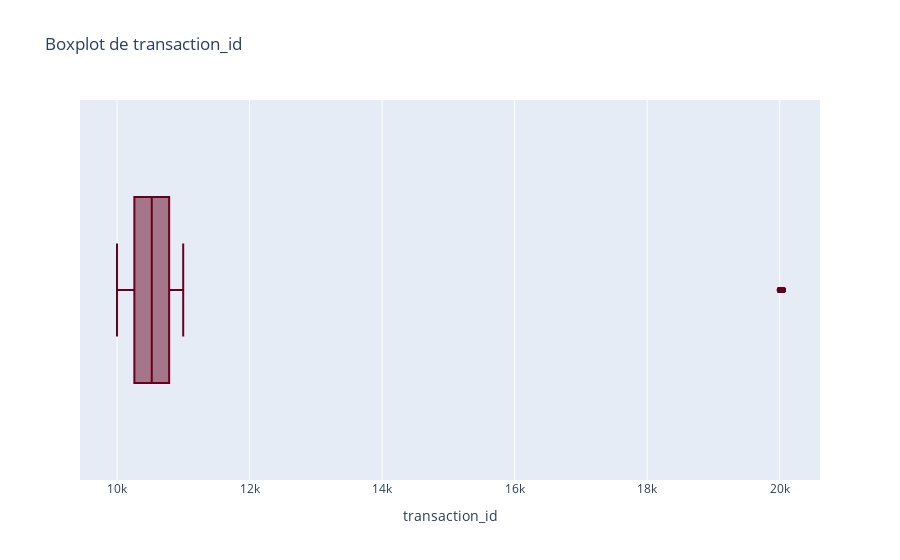
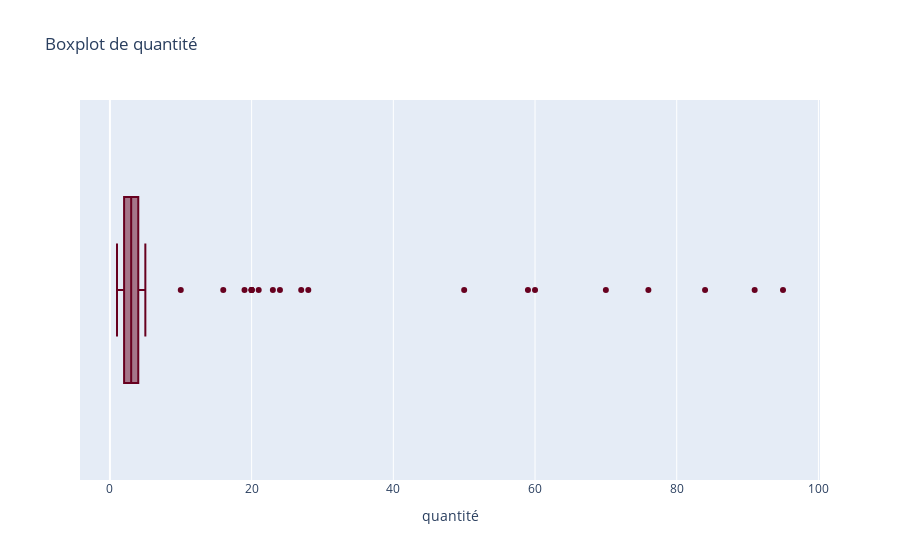
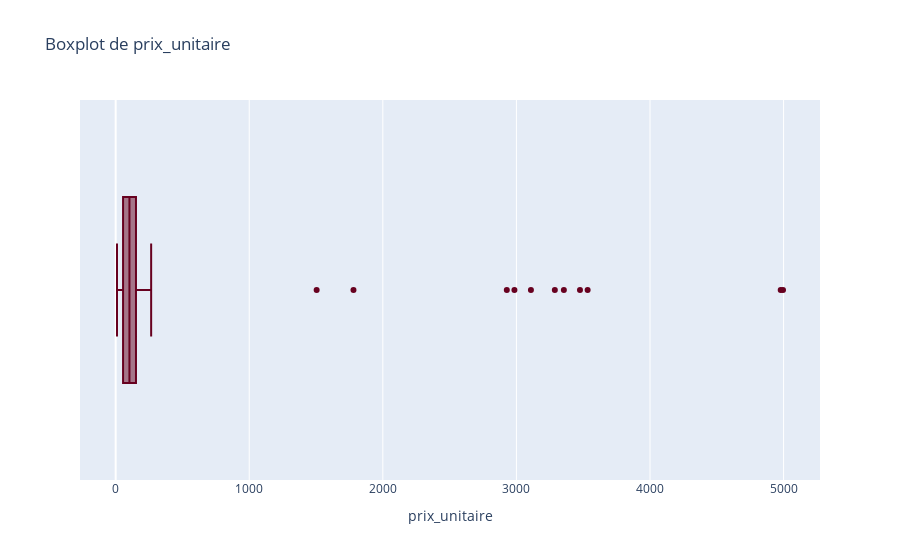
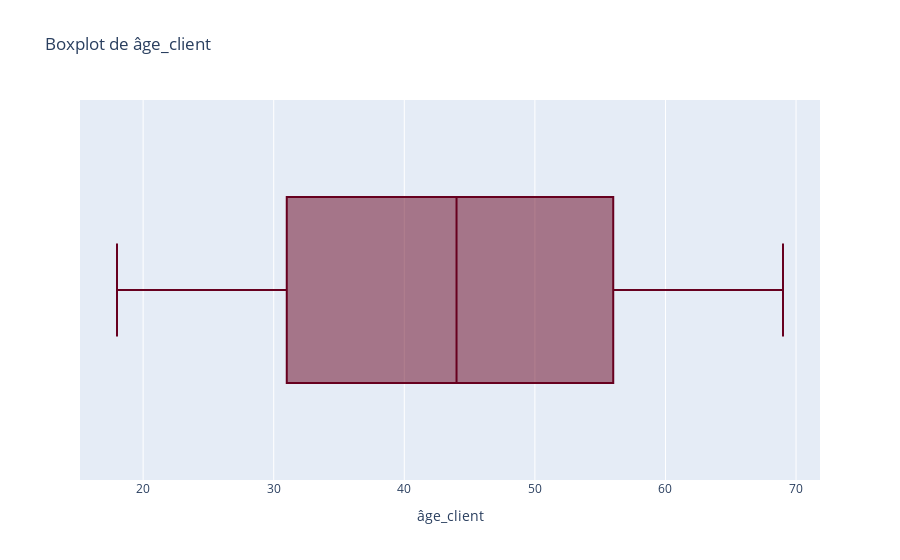

Notebook cell for these charts, in order:
### Code cell
variables_num = df.select_dtypes(include=['int64', 'float64']).drop(columns=['fraude'])
for col in variables_num:
    fig = px.box(df, x=col, points="outliers", title=f"Boxplot de {col}", color_discrete_sequence=px.colors.sequential.RdBu)
    fig.show()

### Figure 1 — Plotly figure (JSON) as saved in the notebook; plotly's stock layout.template omitted (floating-point values rounded to 4 significant figures; data arrays with more than 128 entries replaced by an {"elided": "..."} marker saying what was removed)
{"data": [{"alignmentgroup": "True", "boxpoints": "outliers", "hovertemplate": "transaction_id=%{x}<extra></extra>", "legendgroup": "", "marker": {"color": "rgb(103,0,31)"}, "name": "", "notched": false, "offsetgroup": "", "orientation": "h", "showlegend": false, "type": "box", "x": {"elided": "1050 int values"}, "x0": " ", "xaxis": "x", "y0": " ", "yaxis": "y"}], "layout": {"boxmode": "group", "legend": {"tracegroupgap": 0}, "title": {"text": "Boxplot de transaction_id"}, "xaxis": {"anchor": "y", "domain": [0, 1], "title": {"text": "transaction_id"}}, "yaxis": {"anchor": "x", "domain": [0, 1]}}}

### Figure 2 — Plotly figure (JSON) as saved in the notebook; plotly's stock layout.template omitted (floating-point values rounded to 4 significant figures; data arrays with more than 128 entries replaced by an {"elided": "..."} marker saying what was removed)
{"data": [{"alignmentgroup": "True", "boxpoints": "outliers", "hovertemplate": "quantité=%{x}<extra></extra>", "legendgroup": "", "marker": {"color": "rgb(103,0,31)"}, "name": "", "notched": false, "offsetgroup": "", "orientation": "h", "showlegend": false, "type": "box", "x": {"elided": "1050 int values"}, "x0": " ", "xaxis": "x", "y0": " ", "yaxis": "y"}], "layout": {"boxmode": "group", "legend": {"tracegroupgap": 0}, "title": {"text": "Boxplot de quantité"}, "xaxis": {"anchor": "y", "domain": [0, 1], "title": {"text": "quantité"}}, "yaxis": {"anchor": "x", "domain": [0, 1]}}}

### Figure 3 — Plotly figure (JSON) as saved in the notebook; plotly's stock layout.template omitted (floating-point values rounded to 4 significant figures; data arrays with more than 128 entries replaced by an {"elided": "..."} marker saying what was removed)
{"data": [{"alignmentgroup": "True", "boxpoints": "outliers", "hovertemplate": "prix_unitaire=%{x}<extra></extra>", "legendgroup": "", "marker": {"color": "rgb(103,0,31)"}, "name": "", "notched": false, "offsetgroup": "", "orientation": "h", "showlegend": false, "type": "box", "x": {"elided": "1050 float values"}, "x0": " ", "xaxis": "x", "y0": " ", "yaxis": "y"}], "layout": {"boxmode": "group", "legend": {"tracegroupgap": 0}, "title": {"text": "Boxplot de prix_unitaire"}, "xaxis": {"anchor": "y", "domain": [0, 1], "title": {"text": "prix_unitaire"}}, "yaxis": {"anchor": "x", "domain": [0, 1]}}}

### Figure 4 — Plotly figure (JSON) as saved in the notebook; plotly's stock layout.template omitted (floating-point values rounded to 4 significant figures; data arrays with more than 128 entries replaced by an {"elided": "..."} marker saying what was removed)
{"data": [{"alignmentgroup": "True", "boxpoints": "outliers", "hovertemplate": "âge_client=%{x}<extra></extra>", "legendgroup": "", "marker": {"color": "rgb(103,0,31)"}, "name": "", "notched": false, "offsetgroup": "", "orientation": "h", "showlegend": false, "type": "box", "x": {"elided": "1050 int values"}, "x0": " ", "xaxis": "x", "y0": " ", "yaxis": "y"}], "layout": {"boxmode": "group", "legend": {"tracegroupgap": 0}, "title": {"text": "Boxplot de âge_client"}, "xaxis": {"anchor": "y", "domain": [0, 1], "title": {"text": "âge_client"}}, "yaxis": {"anchor": "x", "domain": [0, 1]}}}
